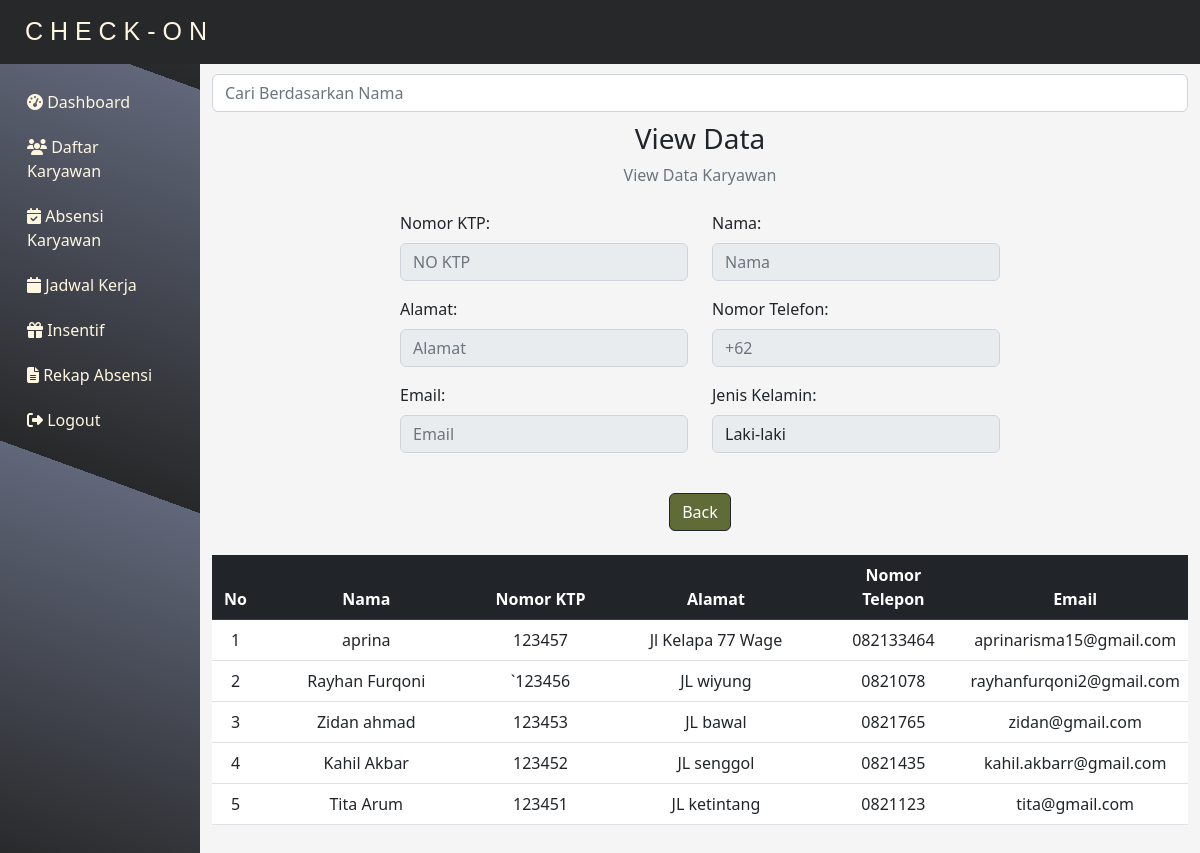
/sidebar/daftar_karyawan/view_karyawan.php (signed in), run on the app's committed database.
### tables this page shows
CREATE TABLE `daftar_karyawan` (
  `id_karyawan` varchar(100) NOT NULL,
  `no_ktp` varchar(100) NOT NULL,
  `nama` varchar(100) NOT NULL,
  `alamat` varchar(500) NOT NULL,
  `telp` varchar(100) NOT NULL,
  `email` varchar(100) NOT NULL,
  `jenis_kelamin` varchar(100) NOT NULL
);

### sidebar/daftar_karyawan/view_karyawan.php (the view, shortened to what this page needs)
<?php
include "../../db_conn.php";
$id_karyawan = $no_ktp = $nama = $alamat = $telp = $email = $jenis_kelamin = '';
?>
<!DOCTYPE html>
<html lang="en">
<head>
    <link rel="stylesheet" href="https://cdn.jsdelivr.net/npm/bootstrap@5.2.3/dist/css/bootstrap.min.css">
    <link rel="stylesheet" href="https://cdnjs.cloudflare.com/ajax/libs/font-awesome/6.4.0/css/all.min.css"
 />
    <link rel="stylesheet" href="daftar.css">
</head>
<body>
    <main>
        <nav class="navbar navbar-expand-lg navbar-dark bg-dark" style="background-color: #272829 !important">
            <div class="container-fluid">
                <a class="navbar-brand" href="#"
                    style="color:#FFF6E0;font-size:25px;font-family: Arial, Helvetica, sans-serif;padding-left:13px">C H
                    E C K - O N</a>
            </div>
        </nav>
        <div class="container-fluid">
            <div class="row">
                <nav id="sidebar" class="col-md-2 bg-dark text-light py-3"
                    style="background: repeating-linear-gradient(20deg, #272829, #61677A 398px) !important">
                    <div class="sidebar-sticky">
                        <ul class="nav flex-column">
                            <li class="nav-item">
                                <a class="nav-link" href="../dashboard/dashboard.php" style="color:#FFF6E0">
                                    <i class="fas fa-tachometer-alt"></i> Dashboard
                                </a>
                            </li>
                            <li class="nav-item">
                                <a class="nav-link" href="../daftar_karyawan/daftar_karyawan.php" style="color:#FFF6E0">
                                    <i class="fas fa-users"></i> Daftar Karyawan
                                </a>
                            </li>
                            <li class="nav-item">
                                <a class="nav-link" href="../absensi_karyawan/absensi_karyawan.php"
                                    style="color:#FFF6E0">
                                    <i class="fas fa-calendar-check"></i> Absensi Karyawan
                                </a>
                            </li>
                            <li class="nav-item">
                                <a class="nav-link" href="../jadwal_kerja/jadwal_kerja.php" style="color:#FFF6E0">
                                    <i class="fas fa-calendar"></i> Jadwal Kerja
                                </a>
                            </li>
                            <li class="nav-item">
                                <a class="nav-link" href="../insentif/insentif.php" style="color:#FFF6E0">
                                    <i class="fas fa-gift"></i> Insentif
                                </a>
                            </li>
                            <li class="nav-item">
                                <a class="nav-link" href="../rekap_absen/rekap_absen.php" style="color:#FFF6E0">
                                    <i class="fas fa-file-alt"></i> Rekap Absensi
                                </a>
                            </li>
                            <li class="nav-item">
                                <a class="nav-link" href="../logout/logout.php" style="color:#FFF6E0"
                                    onclick="showLogoutAlert(event)">
                                    <i class="fas fa-sign-out-alt"></i> Logout
                                </a>
                            </li>
                        </ul>
                    </div>
                </nav>
                <main role="main" class="col-md-10 ml-sm-auto" style="background-color:whitesmoke">
                    <input type="text" class="form-control" placeholder="Cari Berdasarkan Nama"
                        style="margin-top: 10px">
                    <div class="container">
                        <div class="text-center mb-4">
                            <h3 style="margin-top: 10px">View Data</h3>
                            <p class="text-muted">View Data Karyawan</p>
                        </div>
                    </div>
                    <div class="container d-flex justify-content-center">
                        <form action="" method="post" enctype="multipart/form-data"
                            style="width:50vw; min-width:300px;">
                            <div class="row">
                                <div class="col-md-6 mb-3">
                                    <label class="form-label">Nomor KTP:</label>
                                    <input type="text" class="form-control" name="no_ktp" placeholder="NO KTP"
                                        maxlength="16" disabled value="<?php echo $no_ktp; ?>">
                                </div>
                                <div class="col-md-6 mb-3">
                                    <label class="form-label">Nama:</label>
                                    <input type="text" class="form-control" name="nama" placeholder="Nama"
                                        maxlength="100" disabled value="<?php echo $nama; ?>">
                                </div>
                            </div>
                            <div class="row">
                                <div class="col-md-6 mb-3">
                                    <label class="form-label">Alamat:</label>
                                    <input type="text" class="form-control" name="alamat" placeholder="Alamat"
                                        maxlength="250" disabled value="<?php echo $alamat; ?>">
                                </div>
                                <div class="col-md-6 mb-3">
                                    <label class="form-label">Nomor Telefon:</label>
                                    <input type="tel" class="form-control" name="telp" placeholder="+62"
                                        pattern="[0-9]{1,15}" disabled value="<?php echo $telp; ?>">
                                </div>
                            </div>
                            <div class="row">
                                <div class="col-md-6 mb-3">
                                    <label class="form-label">Email:</label>
                                    <input type="email" class="form-control" name="email" placeholder="Email"
                                        maxlength="100" disabled value="<?php echo $email; ?>">
                                </div>
                                <div class="col-md-6 mb-3">
                                    <label class="form-label">Jenis Kelamin:</label>
                                    <select class="form-control" name="jenis_kelamin" disabled>
                                        <option value="Laki-laki"
                                            <?php if ($jenis_kelamin === 'Laki-laki') echo 'selected'; ?>>Laki-laki
                                        </option>
                                    </select>
                                </div>
                            </div>
                            <div class="text-center">
                                <br>
                                <button type="button" class="btn btn-dark btn-secondary" id="btnCancel"
                                    style="background-color:#606C38">Back</button>
                                <br><br>
                            </div>
                        </form>
                    </div>
                    <table class="table table-hover text-center" style="background-color:#FFFFFF" id="table-container">
                        <colgroup>
                            <col style="width: 5%">
                            <col style="width: 25%">
                            <col style="width: 15%">
                            <col style="width: 25%">
                            <col style="width: 15%">
                            <col style="width: 15%">
                        </colgroup>
                        <thead class="table-dark">
                            <tr>
                                <th scope="col">No</th>
                                <th scope="col">Nama</th>
                                <th scope="col">Nomor KTP</th>
                                <th scope="col">Alamat</th>
                                <th scope="col">Nomor Telepon</th>
                                <th scope="col">Email</th>
                            </tr>
                        </thead>
                        <tbody>
                            <?php
                            $sql = "SELECT * FROM `daftar_karyawan`";
                            $result = mysqli_query($conn, $sql);
                            if (mysqli_num_rows($result) > 0) {
                                $rowNumber = 1;
                                while ($row = mysqli_fetch_assoc($result)) {
                            ?>
                            <tr>
                                <td><?php echo $rowNumber++; ?></td>
                                <td><a href="view_karyawan.php?id_karyawan=<?php echo $row["id_karyawan"]; ?>"
                                        class="link-dark"><?php echo $row["nama"]; ?></a></td>
                                <td><?php echo $row["no_ktp"]; ?></td>
                                <td><?php echo $row["alamat"]; ?></td>
                                <td><?php echo $row["telp"]; ?></td>
                                <td><?php echo $row["email"]; ?></td>
                            </tr>
                            <?php
                            }
                            }
                            ?>
                        </tbody>
                    </table>
                </main>
            </div>
        </div>
    </main>
</body>
</html>

### sidebar/daftar_karyawan/daftar.css (style rules this page uses)
#sidebar { display: flex; flex-direction: column; height: 100vh; position: sticky; top: 0; }
#table-container { margin-bottom: 50px; }
a.link-dark { color: inherit; text-decoration: none; }
.nav-link { color: inherit; text-decoration: none; padding: 10px 15px; transition: font-size 0.2s, color 0.2s, border-bottom 0.2s; border-bottom: 1px solid transparent; }

### data on the page
daftar_karyawan: nama "aprina", no_ktp "123457", alamat "Jl Kelapa 77 Wage", telp "082133464", email "aprinarisma15@gmail.com"
daftar_karyawan: nama "Rayhan Furqoni", no_ktp "`123456", alamat "JL wiyung", telp "0821078", email "rayhanfurqoni2@gmail.com"
daftar_karyawan: nama "Zidan ahmad", no_ktp "123453", alamat "JL bawal", telp "0821765", email "zidan@gmail.com"
daftar_karyawan: nama "Kahil Akbar", no_ktp "123452", alamat "JL senggol", telp "0821435", email "kahil.akbarr@gmail.com"
daftar_karyawan: nama "Tita Arum", no_ktp "123451", alamat "JL ketintang", telp "0821123", email "tita@gmail.com"
